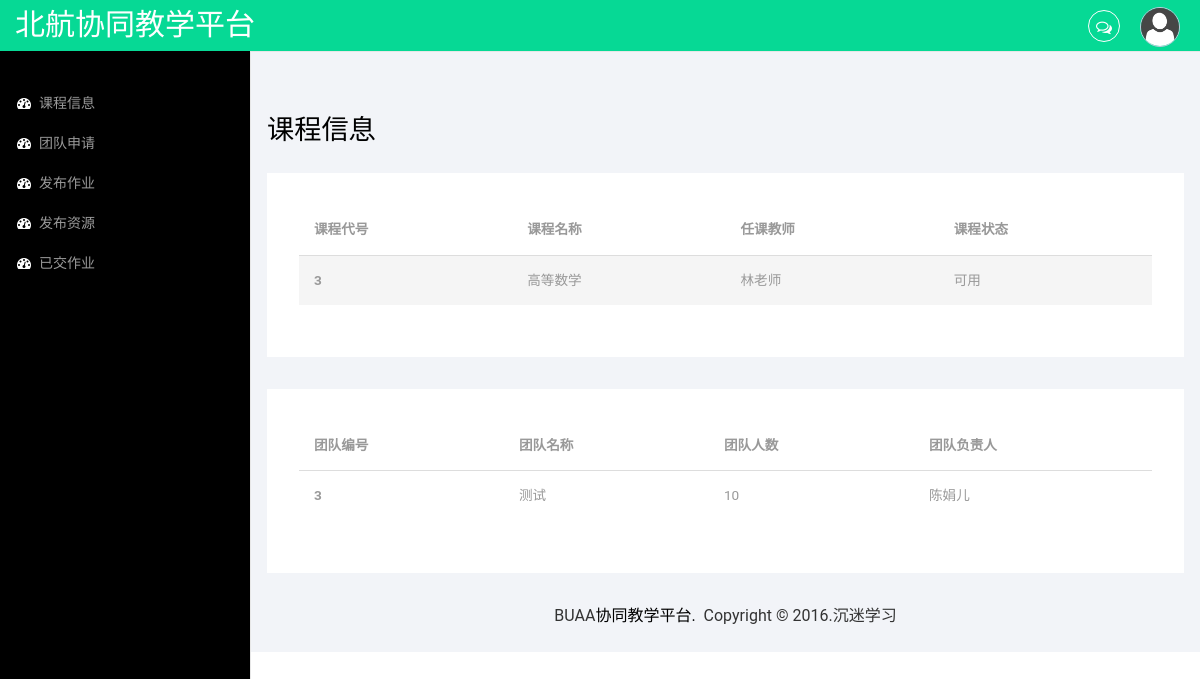
The page /Project/teacher-class/teacher-class-message.php?class_id=3 on the database its author committed.
### tables this page shows
CREATE TABLE `class` (
  `id` int(11) NOT NULL AUTO_INCREMENT,
  `name` varchar(100) DEFAULT NULL,
  `start_week` int(11) DEFAULT NULL,
  `end_week` int(11) DEFAULT NULL,
  `time` varchar(100) DEFAULT NULL,
  `place` varchar(100) DEFAULT NULL,
  `state` int(11) DEFAULT NULL,
  PRIMARY KEY (`id`)
);

CREATE TABLE `teacher` (
  `id` int(11) NOT NULL AUTO_INCREMENT,
  `name` varchar(50) DEFAULT NULL,
  `password` varchar(50) DEFAULT NULL,
  `employee_id` varchar(50) DEFAULT NULL,
  PRIMARY KEY (`id`)
);

CREATE TABLE `team` (
  `id` int(11) NOT NULL AUTO_INCREMENT,
  `name` varchar(200) DEFAULT NULL,
  `admin_id` int(11) DEFAULT NULL,
  `class_id` int(11) DEFAULT NULL,
  `number` int(11) DEFAULT NULL,
  `stat` int(11) DEFAULT NULL,
  `status` int(11) DEFAULT NULL,
  PRIMARY KEY (`id`),
  KEY `class_id` (`class_id`),
  KEY `admin_id` (`admin_id`),
  CONSTRAINT `team_ibfk_1` FOREIGN KEY (`class_id`) REFERENCES `class` (`id`),
  CONSTRAINT `team_ibfk_2` FOREIGN KEY (`admin_id`) REFERENCES `student` (`id`)
);

CREATE TABLE `student` (
  `id` int(11) NOT NULL AUTO_INCREMENT,
  `name` varchar(50) DEFAULT NULL,
  `password` varchar(50) DEFAULT NULL,
  `student_id` varchar(50) DEFAULT NULL,
  `sex` varchar(50) DEFAULT NULL,
  `grade` int(11) DEFAULT NULL,
  `status` int(11) DEFAULT NULL,
  PRIMARY KEY (`id`)
);

### Project/database.php (called while the page is built, shortened)
<?php
class database{
	private $mysql_db,
			$mysql_host,
			$mysql_password,
			$mysql_user,
			$mysql_port,
			$connect;
	public function __construct(){
		$this->mysql_host = 'localhost';
		$this->mysql_db = 'edu_sys';
		$this->mysql_user = 'root';
		$this->mysql_password = '';
		$this->mysql_port = 3306;
	}
	public function connect_to_db(){
		$dns = 'mysql:host='.$this->mysql_host.";port=".$this->mysql_port.";dbname=".$this->mysql_db;
		try{
			$this->connect = new PDO($dns, $this->mysql_user,$this->mysql_password);
		}
		catch (PDOException $e) {
    		print "Error!: " . $e->getMessage() . "<br/>";
    		die();
		}
	}
	public function database_get($command)
	{
		$result = $this->connect->prepare($command);
		$result->execute();
		$value = $result->fetchAll(PDO::FETCH_ASSOC);
		return $value;
	}
}
?>

### Project/teacher-class/teacher-class-message.php (the view, shortened to what this page needs)
<?php
$html_A=<<<HTML
<!DOCTYPE HTML>
<html>
<head>
<link href="../css/bootstrap.min.css" rel='stylesheet' type='text/css' />
<link href="../css/style.css" rel='stylesheet' type='text/css' />
<link href="../css/font-awesome.css" rel="stylesheet">
<link href='' rel='stylesheet' type='text/css'>
</head>
<body>
 <div id="wrapper">
        <nav class="top1 navbar navbar-default navbar-static-top" role="navigation" style="margin-bottom: 0">
            <div class="navbar-header">
               <p class="navbar-brand" href="" style="font-family:'华文行楷'">北航协同教学平台</p>
            </div>
            <ul class="nav navbar-nav navbar-right">
				<li class="dropdown">
	        		<a href="#" class="dropdown-toggle" data-toggle="dropdown" aria-expanded="false"><i class="fa fa-comments-o"></i><span class="badge"></span></a>
	      		</li>
			    <li class="dropdown">
	        		<a href="#" class="dropdown-toggle avatar" data-toggle="dropdown"><img src="../images/1.png"></a>
	      		</li>
			</ul>
			<div class="navbar-default sidebar" role="navigation">
                <div class="sidebar-nav navbar-collapse">
                    <ul class="nav" id="side-menu">
                        <li>
                            <a href="#"><i class="fa fa-dashboard fa-fw nav_icon"></i>课程信息</a>
                        </li>
                           <li>
                            <a href="teacher-class-team.php"><i class="fa fa-dashboard fa-fw nav_icon"></i>团队申请</a>
                        </li>
                           <li>
                            <a href="teacher-class-givehomework.php"><i class="fa fa-dashboard fa-fw nav_icon"></i>发布作业</a>
                        </li>
                        <li>
                            <a href="teacher-class-file.php"><i class="fa fa-dashboard fa-fw nav_icon"></i>发布资源</a>
                        </li>
                        <li>
                            <a href="teacher-class-homework.php"><i class="fa fa-dashboard fa-fw nav_icon"></i>已交作业</a>
                        </li>
                            </ul>
                </div>
            </div>
        </nav>
<div id="page-wrapper">
<div class="tablegraphs">
   <div class="col-md-12 graphs">
	   <div class="xs">
  	 <h3>课程信息</h3>
  	<div class="bs-example4" data-example-id="contextual-table">
    <table class="table">
      <thead>
        <tr>
          <th>课程代号</th>
          <th>课程名称</th>
          <th>任课教师</th>
          <th>课程状态</th>
        </tr>
      </thead>
      <tbody>
        <tr class="active">
          <th scope="row">
HTML;
$html_01=<<<HTML
</th>
          <td>
HTML;
$html_02=<<<HTML
</td>
          <td>
HTML;
$html_03=<<<HTML
</td>
          <td>
HTML;
$html_B=<<<HTML
</td>
        </tr>
      </tbody>
    </table>
   </div>
   <div class="panel-body1">
   <table class="table">
     <thead>
        <tr>
          <th>团队编号</th>
          <th>团队名称</th>
          <th>团队人数</th>
          <th>团队负责人</th>
        </tr>
      </thead>
      <tbody>
HTML;
$html_1=<<<HTML
<tr>
          <th>
HTML;
$html_2=<<<HTML
</th>
          <td>
HTML;
$html_3=<<<HTML
</td>
          <td>
HTML;
$html_4=<<<HTML
</td>
          <td>
HTML;
$html_5=<<<HTML
</td>
         </tr>
HTML;
$html_C=<<<HTML
      </tbody>
    </table>
    </div>
    </div>
  </div>
  </div>
  <div class="copy_layout">
     <p>BUAA<a href="">协同教学平台.&nbsp;</a> Copyright &copy; 2016.沉迷学习</p>
  </div>
   </div>
      </div>
   </div>
<link href="../css/custom.css" rel="stylesheet">
<script src="../js/metisMenu.min.js"></script>
<script src="../js/custom.js"></script>
</body>
</html>
HTML;
require_once '../database.php';
echo $html_A;
$my_db=new database();
$class_id=$_GET['class_id'];
$class_data=$my_db->database_get("select * from class where id='$class_id' ");
$class_teacher_data=$my_db->database_get("select * from teacher where id in (select teacher_id from class_teacher where class_id=$class_id)");
echo $class_data[0]['id'];
echo $html_01;
echo $class_data[0]['name'];
echo $html_02;
echo $class_teacher_data[0]['name'];
echo $html_03;
$class_state=$class_data[0]['state'];
if($class_state==1)
{
    echo"可用";
}
else
{
    echo"不可用";
}
echo $html_B;
$team_data=$my_db->database_get("select * from team where class_id=$class_id");
$count=count($team_data);
for($i=0;$i<$count;$i++)
{
    $team_admin_id=$team_data[$i]['admin_id'];
    $team_lead_name=$my_db->database_get("select name from student where id=$team_admin_id");
    echo $html_1;
    echo $team_data[$i]['id'];
    echo $html_2;
    echo $team_data[$i]['name'];
    echo $html_3;
    echo $team_data[$i]['number'];
    echo $html_4;
    echo $team_lead_name[0]['name'];
    echo $html_5;
}
echo $html_C;

### Project/css/style.css (style rules this page uses)
h4, h5, h6, h1, h2, h3 { margin-top: 0; }
ul, ol { margin: 0; }
p { margin: 0; }
html, body { font-family: 'Roboto', sans-serif; font-size: 100%; background:#000; overflow-x: hidden; }
body a { transition:0.5s all; -webkit-transition:0.5s all; -moz-transition:0.5s all; -o-transition:0.5s all; -ms-transition:0.5s all; }
.navbar .navbar-nav li a { padding: 0 10px; line-height: 56px; position: relative; }
.navbar .navbar-nav li a i { border: 1px solid #fff; padding: 8px 0; width: 32px; text-align: center; -webkit-border-radius: 50em; -moz-border-radius: 50em; border-radius: 50em; color: #fff; height: 32px; }
.navbar .navbar-nav li .dropdown-toggle.avatar img { height: 40px; -webkit-border-radius: 50em; -moz-border-radius: 50em; border-radius: 50em; border: 1px solid #c0cadd; margin-top: -4px; }
.navbar-default.sidebar { background-color: #000; font-family: 'Roboto', sans-serif; }
nav.top1.navbar.navbar-default.navbar-static-top { background-color:rgb(6, 217, 149); font-family: 'Roboto', sans-serif; }
.navbar-default .navbar-brand { color: #fff !important; font-size: 30px; font-weight: 500; }
.navbar-right { margin-right: 10px !important; }
.navbar-right li { display:inline-block; }
i.nav_icon { color: #fff; margin-right:6px; }
.sidebar ul li a { color: #999; font-size:14px; }
ul.nav.navbar-nav.navbar-right { height: 51px; }
.sidebar-nav.navbar-collapse { margin: 2em 0 0 0; }
.copy p a, .copy_layout p a { color:#000; }
.tablegraphs { padding: 2em 0em ; background: #f2f4f8; font-family: 'Roboto', sans-serif; }
.graphs { padding: 2em 1em; background: #f2f4f8; font-family: 'Roboto', sans-serif; }
.bs-example4 { background: #fff; padding: 2em; }
.xs h3, .widget_head { color:#000; font-size:1.7em; font-weight:300; margin-bottom: 1em; }
.table > thead > tr > th, .table > tbody > tr > th, .table > tfoot > tr > th, .table > thead > tr > td, .table > tbody > tr > td, .table > tfoot > tr > td { border-top: none !important; }
.panel-body1 { background: #fff; padding:2em; margin: 2em 0 0 0; }
.table > thead > tr > th, .table > tbody > tr > th, .table > tfoot > tr > th, .table > thead > tr > td, .table > tbody > tr > td, .table > tfoot > tr > td { font-size: 0.85em; color: #999; }
.table td, .table>tbody>tr>td, .table>tbody>tr>th, .table>tfoot>tr>td, .table>tfoot>tr>th, .table>thead>tr>td, .table>thead>tr>th { padding:15px !important; }
.table > thead > tr > th { border-bottom: 1px solid #ddd !important; }
.copy_layout { padding:1.5em 0 1.5em; background:#f2f4f8; text-align:center; margin: 0em 0em 0em 0; }

### Project/css/custom.css (style rules this page uses)
#wrapper { width: 100%; }
#page-wrapper { min-height: 568px; background-color: #fff; }
@media (min-width:768px) { #page-wrapper { position: inherit; margin: 0 0 0 250px; border-left: 1px solid #e7e7e7; } }
.sidebar .sidebar-nav.navbar-collapse { padding-right: 0; padding-left: 0; }
@media (min-width:768px) { .sidebar { z-index: 1; position: absolute; width: 250px; margin-top: 51px; } }

### rows shown on the page
class: id "3", name "高等数学"
teacher: name "林老师"
team: id "3", name "测试", number "10"
student: name "陈娟儿"
